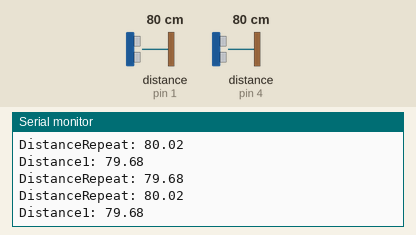
A sketch run on a simulated Arduino Leonardo, built with avr-gcc and run on an emulated ATmega32U4. Shown: the last lines printed to the serial monitor. Wiring (inferred from the names in the program): 2 × ultrasonic range finder: trigger pin 0, echo pin 1 / trigger pin 3, echo pin 4. The test bench sets the inputs (shaded band); at power-on: distance to the obstacle (sensors on pin 1, pin 4) 80 cm. The echo pulse lasts 58.3 µs per cm; USB keyboard and mouse output is not drawn.

Above: at 1.2 s.
1.3 s: distance to the obstacle (sensor on pin 1) set to 2 cm
At 2.0 s:
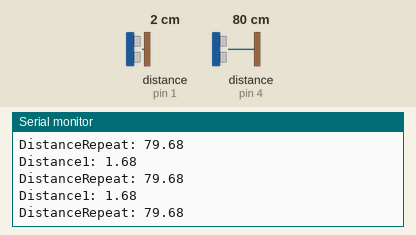
2.8 s: distance to the obstacle (sensor on pin 4) set to 60 cm
At 3.9 s:
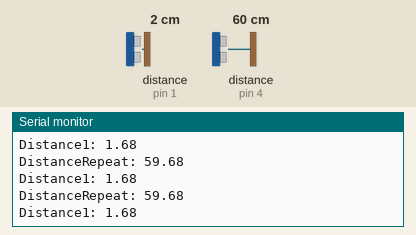
5.8 s: distance to the obstacle (sensor on pin 4) set to 4 cm
At 6.5 s:
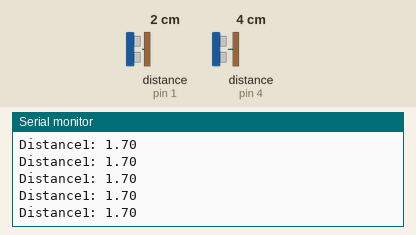
8.8 s: distance to the obstacle (sensor on pin 4) set to 299 cm
11.8 s: distance to the obstacle (sensor on pin 1) set to 4 cm
At 11.91 s:
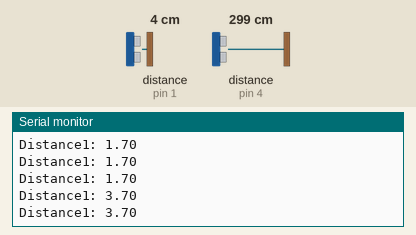
Timing chart, 0 to 14.3 s (numbered marks = the images above; inputs shaded):
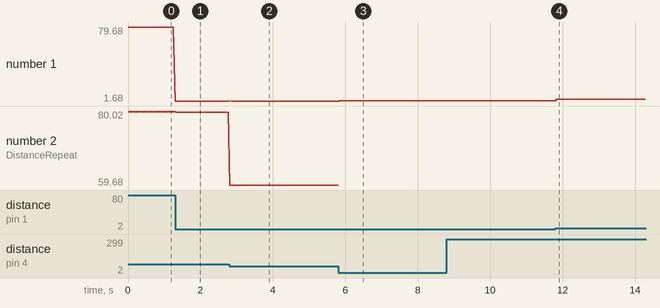

The sketch:

PongControl.ino
```cpp
#include "DEV_Config.h"
#include <HCSR04.h>
#include <Keyboard.h>

const int trigPin1 = 0;
const int echoPin1 = 1;
const int trigPin2 = 3;
const int echoPin2 = 4;

float duration1, distance1, duration2, distance2, duration1Repeat, distance1Repeat, distance2Repeat, duration2Repeat;

void setup() {
  pinMode(trigPin1, OUTPUT);
  pinMode(echoPin1, INPUT);
  pinMode(trigPin2, OUTPUT);
  pinMode(echoPin2, INPUT);
  Serial.begin(9600);
  Keyboard.begin(); // Initialize Keyboard library
}

void loop() {
  digitalWrite(trigPin1, LOW);
  delayMicroseconds(2);
  digitalWrite(trigPin1, HIGH);
  delayMicroseconds(10);
  digitalWrite(trigPin1, LOW);
  duration1 = pulseIn(echoPin1, HIGH);
  distance1 = (duration1*.0343)/2;
  Serial.print("Distance1: ");
  Serial.println(distance1);

  digitalWrite(trigPin2, LOW);
  delayMicroseconds(2);
  digitalWrite(trigPin2, HIGH);
  delayMicroseconds(10);
  digitalWrite(trigPin2, LOW);
  duration2 = pulseIn(echoPin2, HIGH);
  distance2 = (duration2*.0343)/2;
  //Serial.print("Distance2: ");
  //Serial.println(distance2);

  // Control up and down arrow keys based on the first sensor
  if (distance1 > 5 && distance1 < 100) {
    delay(5);
    digitalWrite(trigPin1, LOW);
    delayMicroseconds(2);
    digitalWrite(trigPin1, HIGH);
    delayMicroseconds(10);
    digitalWrite(trigPin1, LOW);
    duration1Repeat = pulseIn(echoPin1, HIGH);
    distance1Repeat = (duration1Repeat*.0343)/2;
    Serial.print("DistanceRepeat: ");
    Serial.println(distance1Repeat);
    if (distance1Repeat > distance1) {
      if (distance1Repeat > (distance1 + 1)) {
        Keyboard.press(KEY_UP_ARROW);
        delay(10);
        Keyboard.release(KEY_UP_ARROW);
      }
      else {
        Keyboard.press(KEY_UP_ARROW);
        delay(5);
        Keyboard.release(KEY_UP_ARROW);
        delay(10);
      }
    }
    else if (distance1 > distance1Repeat) {
      if(distance1 > (distance1Repeat + 1)) {
        Keyboard.press(KEY_DOWN_ARROW);
        delay(10);
        Keyboard.release(KEY_DOWN_ARROW);
      }
      else {
        Keyboard.press(KEY_DOWN_ARROW);
        delay(5);
        Keyboard.release(KEY_DOWN_ARROW);
        delay(10);
      }
    }
    else {
      delay(10);
    }
  }

  else if (distance1 <= 5) {
    Keyboard.press(KEY_DOWN_ARROW);
    delay(10);
    Keyboard.release(KEY_DOWN_ARROW);
  }

  else{
    Keyboard.press(KEY_UP_ARROW);
    delay(10);
    Keyboard.release(KEY_UP_ARROW);
  }

  if (distance2 > 5 && distance2 < 100) {
    delay(5);
    digitalWrite(trigPin1, LOW);
    delayMicroseconds(2);
    digitalWrite(trigPin2, HIGH);
    delayMicroseconds(10);
    digitalWrite(trigPin2, LOW);
    duration2Repeat = pulseIn(echoPin2, HIGH);
    distance2Repeat = (duration2Repeat*.0343)/2;
    Serial.print("DistanceRepeat: ");
    Serial.println(distance2Repeat);
    if (distance2Repeat > distance2) {
      if (distance2Repeat > (distance2 + 1)) {
        Keyboard.press(KEY_LEFT_ARROW);
        delay(10);
        Keyboard.release(KEY_LEFT_ARROW);
      }
      else {
        Keyboard.press(KEY_LEFT_ARROW);
        delay(5);
        Keyboard.release(KEY_LEFT_ARROW);
        delay(10);
      }
    }
    else if (distance2 > distance2Repeat) {
      if(distance2 > (distance2Repeat + 1)) {
        Keyboard.press(KEY_RIGHT_ARROW);
        delay(10);
        Keyboard.release(KEY_RIGHT_ARROW);
      }
      else {
        Keyboard.press(KEY_RIGHT_ARROW);
        delay(5);
        Keyboard.release(KEY_RIGHT_ARROW);
        delay(10);
      }
    }
    else {
      delay(10);
    }
  }

  else if (distance2 <= 5) {
    Keyboard.press(KEY_RIGHT_ARROW);
    delay(10);
    Keyboard.release(KEY_RIGHT_ARROW);
  }

  else{
    Keyboard.press(KEY_LEFT_ARROW);
    delay(10);
    Keyboard.release(KEY_LEFT_ARROW);
  }


  // Add a short delay before the next loop iteration
  delay(1);
}
```

Measured:
- after the input at 1.3 s, the serial monitor: prints a new line at once (image 1)
- after the input at 2.8 s, the serial monitor: prints a new line at once (image 2)
- after the input at 11.8 s, the serial monitor: prints a new line at once (image 4)
- plotted number 1: 79.68 → 1.68 after the input at 1.3 s, 1.7 → 3.7 after the input at 11.8 s
- plotted number 2: 79.68 → 59.68 after the input at 2.8 s
